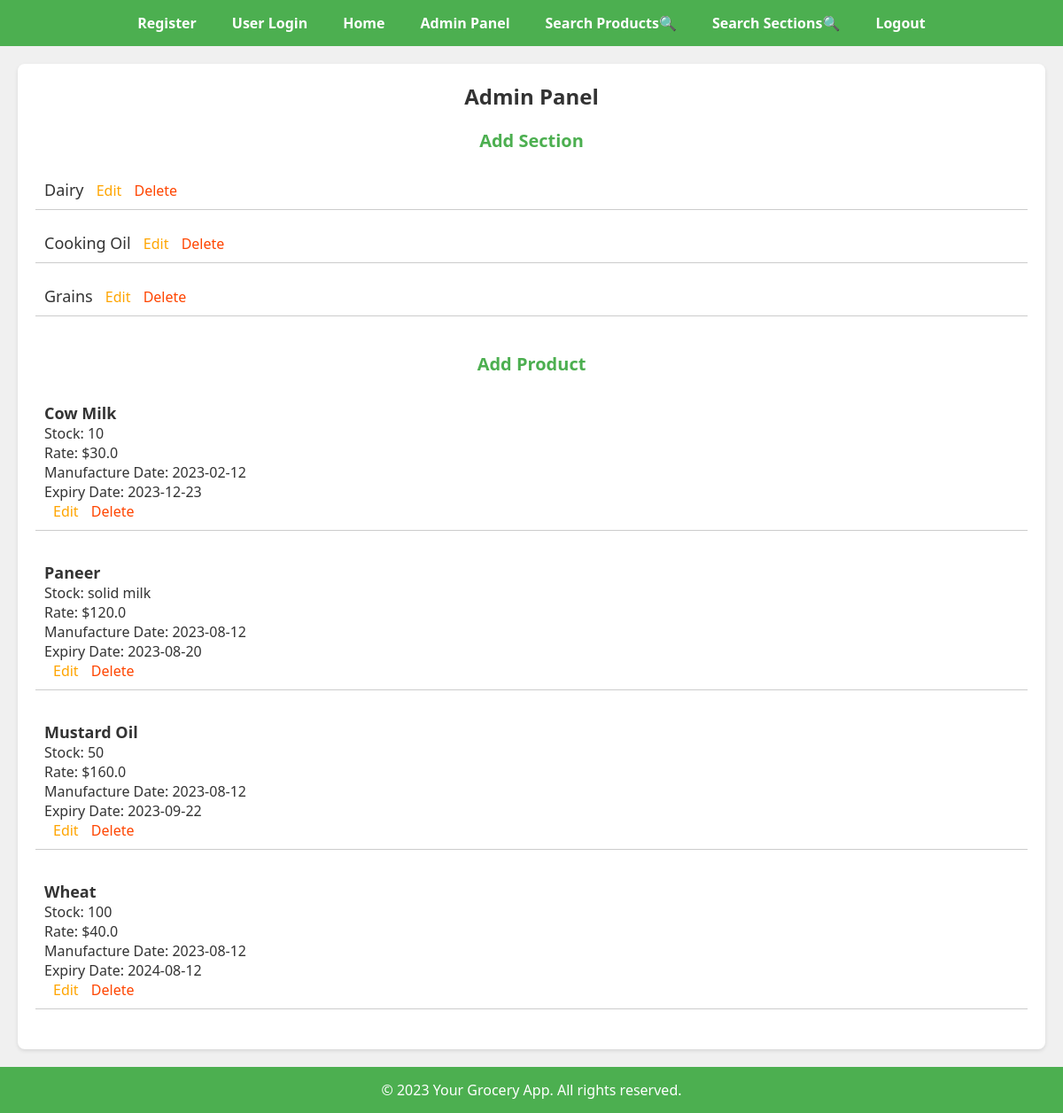
The app's page /admin (signed in) with its own data.
### model.py (models this page shows)
class Section(db.Model):
    id = db.Column(db.Integer, primary_key=True)
    name = db.Column(db.String(100), nullable=False)
    type = db.Column(db.String(50))
    image = db.Column(db.String(200))

class Product(db.Model):
    id = db.Column(db.Integer, primary_key=True)
    name = db.Column(db.String(100), nullable=False)
    stock = db.Column(db.Integer, nullable=False)
    manufacture_date = db.Column(db.Date)
    expiry_date = db.Column(db.Date)
    rate_per_unit = db.Column(db.Float)
    section_id = db.Column(db.Integer, db.ForeignKey('section.id'), nullable=False)

### app.py (the view)
@app.route('/admin')
def admin_panel():
    if 'username' in session and session['role'] == 'admin':
        sections = Section.query.all()
        products = Product.query.all()  # Fetch all sections/categories
        return render_template('admin_panel.html', title='Admin Panel', sections=sections, products = products)
    return redirect('/login')

### templates/admin_panel.html (shortened to what this page needs)
{% extends 'base.html' %}
{% block content %}
<h1 style="font-size: 24px; margin-bottom: 20px; color: #333; text-align: center;">Admin Panel</h1>
<div style="text-align: center; margin-bottom: 20px;">
  <a href="{{url_for('add_section')}}" style="text-decoration: none; color: #4CAF50;">
    <h3 style="display: inline-block; margin: 0; font-size: 20px; transition: color 0.3s ease;">Add Section</h3>
  </a>
</div>
<div style="margin-bottom: 40px;">
  <ul style="list-style: none; padding: 0;">
    {% for section in sections %}
    <li style="margin-bottom: 15px; padding: 10px; border-bottom: 1px solid #ccc;">
      <span style="font-size: 18px;">{{ section.name }}</span>
      <a href="{{ url_for('edit_section', section_id=section.id) }}" style="margin-left: 10px; color: #FFA500; text-decoration: none; font-size: 16px;">Edit</a>
      <a href="{{ url_for('delete_section', section_id=section.id) }}" style="margin-left: 10px; color: #FF4500; text-decoration: none; font-size: 16px;">Delete</a>
    </li>
    {% endfor %}
  </ul>
</div>
<div style="text-align: center; margin-bottom: 20px;">
  <a href="{{ url_for('add_product') }}" style="text-decoration: none; color: #4CAF50;">
    <h3 style="display: inline-block; margin: 0; font-size: 20px; transition: color 0.3s ease;">Add Product</h3>
  </a>
</div>
<div>
  <ul style="list-style: none; padding: 0;">
    {% for product in products %}
    <li style="margin-bottom: 25px; padding: 10px; border-bottom: 1px solid #ccc;">
      <span style="font-size: 18px; font-weight: bold;">{{ product.name }}</span>
      <br />
      <span style="font-size: 16px;">Stock: {{ product.stock }}</span>
      <br />
      <span style="font-size: 16px;">Rate: ${{ product.rate_per_unit }}</span>
      <br />
      <span style="font-size: 16px;">Manufacture Date: {{ product.manufacture_date }}</span>
      <br />
      <span style="font-size: 16px;">Expiry Date: {{ product.expiry_date }}</span>
      <br />
      <a href="{{ url_for('edit_product', product_id=product.id) }}" style="margin-left: 10px; color: #FFA500; text-decoration: none; font-size: 16px;">Edit</a>
      <a href="{{ url_for('delete_product', product_id=product.id) }}" style="margin-left: 10px; color: #FF4500; text-decoration: none; font-size: 16px;">Delete</a>
    </li>
    {% endfor %}
  </ul>
</div>
{% endblock %}

### templates/base.html (style rules this page uses)
body, h1, h2, p, ul, li { margin: 0; padding: 0; }
body { background-color: #f0f0f0; font-family: 'Segoe UI', Tahoma, Geneva, Verdana, sans-serif; color: #333; }

### records on screen
Section: name "Dairy"
Section: name "Cooking Oil"
Section: name "Grains"
Product: name "Cow Milk", stock "10", rate_per_unit "30.0", manufacture_date "2023-02-12", expiry_date "2023-12-23"
Product: name "Paneer", stock "solid milk", rate_per_unit "120.0", manufacture_date "2023-08-12", expiry_date "2023-08-20"
Product: name "Mustard Oil", stock "50", rate_per_unit "160.0", manufacture_date "2023-08-12", expiry_date "2023-09-22"
Product: name "Wheat", stock "100", rate_per_unit "40.0", manufacture_date "2023-08-12", expiry_date "2024-08-12"
